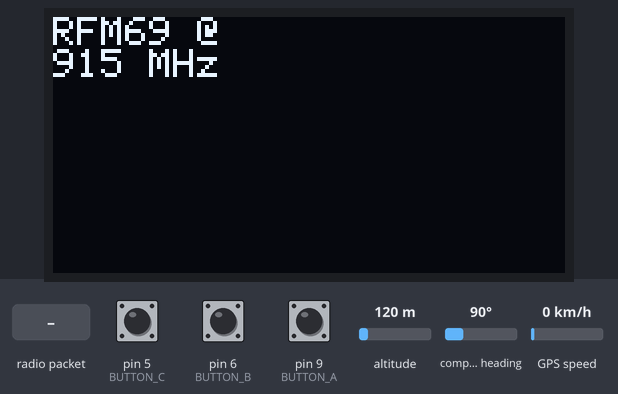
Recording of a sketch running on a simulated Arduino Mega 2560, built with avr-gcc and run on an emulated ATmega2560. Shown: 128×64 one-colour display. The test bench sets the inputs (shaded band); at power-on: pin 5 (BUTTON_C) HIGH, pin 6 (BUTTON_B) HIGH, pin 9 (BUTTON_A) HIGH, altitude 120 m, compass heading 90°, GPS speed 0 km/h. The display library's start-up logo is not drawn; the GPS gets a fix after 3 s at 37.7749, -122.4194 with 8 satellites; no radio packets arrive unless stated; what the sketch prints to the serial monitor is not drawn.

Above: at 2.8 s.
2.9 s: radio packet "1" arrives
At 4.2 s:
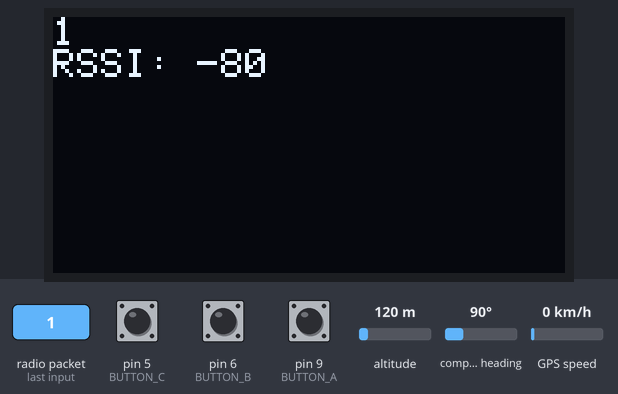
4.5 s: radio packet "0" arrives
At 5.7 s:
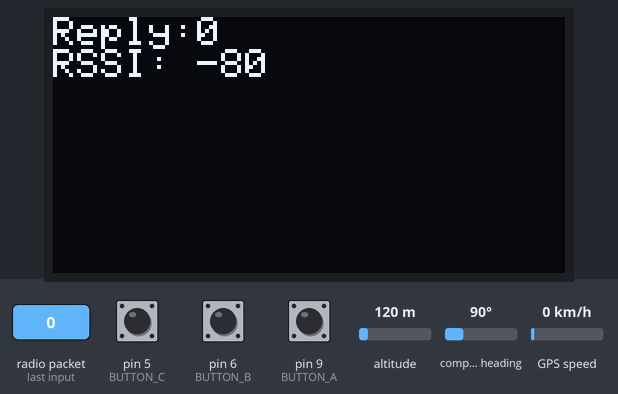
6.0 s: radio packet "2" arrives
At 6.7 s:
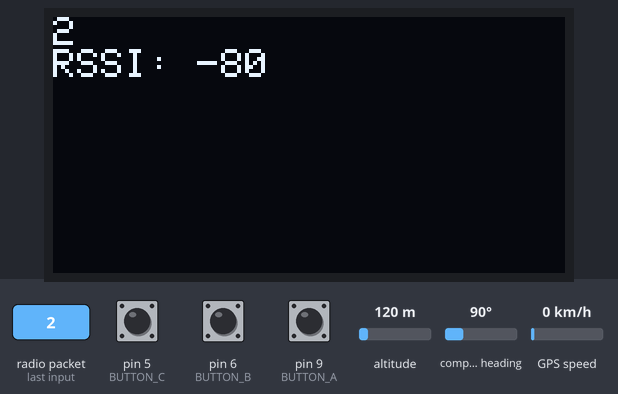
Timing chart, 0 to 9.0 s (numbered marks = the images above; inputs shaded):
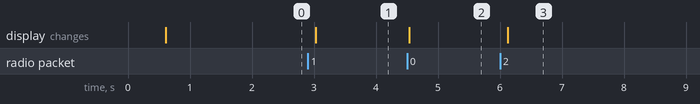

The sketch:

ClientBluesWiFiLR.ino
```cpp
// (licence header left out)
#include <SPI.h>
#include <Wire.h>
#include <RHReliableDatagram.h>
#include <RH_RF69.h>
#include <Adafruit_GFX.h>
#include <Adafruit_SSD1306.h>
#include <Adafruit_GPS.h>

// Sets TX/RX communication with the FeatherWing GPS card
#define GPSSerial Serial1

// Initialize connection with the GPS hardware
Adafruit_GPS GPS(&GPSSerial);
//Sample timer for GPS data
uint32_t timer = millis();

// Server address. Easy setting
#define DEST_ADDRESS   2

// My address. Client address.
#define MY_ADDRESS     4

//OLED object
Adafruit_SSD1306 oled = Adafruit_SSD1306();

//Button pins with Adafruit M0 Radio RFM69HCW
#define BUTTON_A 9
#define BUTTON_B 6
#define BUTTON_C 5

// Set frequency to 915 MHz
#define RF69_FREQ 915.0

// Pins definition for Feather M0 with Radio
#define RFM69_CS      8
#define RFM69_INT     3
#define RFM69_RST     4

// Radio instance.
RH_RF69 rf69(RFM69_CS, RFM69_INT);

// Sent and receive manager
RHReliableDatagram rf69_manager(rf69, MY_ADDRESS);

//Communication buffer
uint8_t buf[RH_RF69_MAX_MESSAGE_LEN];
uint8_t data[] = "  OK";

//Initialize GPS hardware
void initGPS()
{
  //Communication speed and GPS settings.
  GPS.begin(9600);
  GPS.sendCommand(PMTK_SET_NMEA_OUTPUT_RMCGGA);
  GPS.sendCommand(PMTK_SET_NMEA_UPDATE_1HZ); // 1 Hz update rate
  GPS.sendCommand(PGCMD_ANTENNA);

  delay(1000);

  GPSSerial.println(PMTK_Q_RELEASE);

  Serial.print("\nSTARTING LOGGING....");
  //Use internal GPS logger
  if (GPS.LOCUS_StartLogger())
    Serial.println(" STARTED!");
  else
    Serial.println(" no response :(");

}

// Initialize OLED display
void initDisplay(){
  // initialize with the I2C addr 0x3C
  oled.begin(SSD1306_SWITCHCAPVCC, 0x3C);
  oled.display();
  delay(500);
  oled.clearDisplay();
  oled.display();

  oled.setTextSize(1);
  oled.setTextColor(WHITE);
  oled.setCursor(0,0);
  oled.println("RFM69 @ ");
  oled.print((int)RF69_FREQ);
  oled.println(" MHz");
  oled.display();

}

//Initialize buttons
void initButtons(){
  pinMode(BUTTON_A, INPUT_PULLUP);
  pinMode(BUTTON_B, INPUT_PULLUP);
  pinMode(BUTTON_C, INPUT_PULLUP);

}

//Initialize radio.
void initRadio(){
  pinMode(RFM69_RST, OUTPUT);
  digitalWrite(RFM69_RST, LOW);

  digitalWrite(RFM69_RST, HIGH);
  delay(10);
  digitalWrite(RFM69_RST, LOW);
  delay(10);

  if (!rf69_manager.init()) {
    Serial.println("RFM69 radio init failed");
    while (1);
  }
  Serial.println("RFM69 radio init OK!");

  if (!rf69.setFrequency(RF69_FREQ)) {
    Serial.println("setFrequency failed");
  }
  rf69.setTxPower(20, true);
}

void setup()
{
  Serial.begin(115200);

  initDisplay();
  initButtons();
  initRadio();
  initGPS();

}

//Read GPS data and send it to the server.
//Parameter indicates if a geospatial label was pressed.
void refreshGPS(int btnPressed)
{
  // read data from the GPS
  char c = GPS.read();

  if (GPS.newNMEAreceived()) {
    Serial.print(GPS.lastNMEA());
    if (!GPS.parse(GPS.lastNMEA()))
      return;
  }

  //  Get a new point every 2 seconds
  if (millis() - timer > 2000) {
    timer = millis(); // reset the timer

    if (GPS.fix) {
      char radiopacket[23] = "";

      //If one of the buttons pressed send a geospatial tag.
      switch (btnPressed ){
        case 0:
            //Format GPS string.
            sprintf(radiopacket,"%.2f,%.6f,%.6f,%.2f",GPS.speed,GPS.latitudeDegrees,GPS.longitudeDegrees,GPS.altitude);
          break;
        case 1:
            sprintf(radiopacket,"Tree,%.6f,%.6f,%.2f",GPS.latitudeDegrees,GPS.longitudeDegrees,GPS.altitude);
          break;
        case 2:
            sprintf(radiopacket,"Home,%.6f,%.6f,%.2f",GPS.latitudeDegrees,GPS.longitudeDegrees,GPS.altitude);
          break;
        case 3:
            sprintf(radiopacket,"Drv,%.6f,%.6f,%.2f",GPS.latitudeDegrees,GPS.longitudeDegrees,GPS.altitude);
          break;

      }
      //Send package to server
      if (rf69_manager.sendtoWait((uint8_t *)radiopacket, strlen(radiopacket), DEST_ADDRESS)) {
        // Now wait for a reply from the server
        uint8_t len = sizeof(buf);
        uint8_t from;
        if (rf69_manager.recvfromAckTimeout(buf, &len, 2000, &from)) {
          buf[len] = 0;
          Serial.print("Reply from #");
          Serial.print(from); Serial.print(": ");
          Serial.println((char*)buf);

          oled.clearDisplay();
          oled.setCursor(0,0);
          oled.print("Reply:"); oled.println((char*)buf);
          oled.print("RSSI: "); oled.print(rf69.lastRssi());
          oled.display();

        } else {
          Serial.println("No reply");
        }
      } else {
        Serial.println("sendtoWait failed");
      }

    }
  }

}

//Program main loop.
void loop()
{
  int btnPressed = 0;
   if (rf69_manager.available()) {
    // Wait for a message addressed to us from the server
    uint8_t len = sizeof(buf);
    uint8_t from;
    //Check for acknowledge message
    if (rf69_manager.recvfromAck(buf, &len, &from))
    {
      buf[len] = 0;
      Serial.print("got request from : 0x");
      Serial.print(from, HEX);
      Serial.print(": ");
      Serial.println((char*)buf);
      Serial.print("RSSI: "); Serial.println(rf69.lastRssi(), DEC);

      // echo last button
      data[0] = buf[8];
      // Send a reply back to the originator client
      if (!rf69_manager.sendtoWait(data, sizeof(data), from))
        Serial.println("sendtoWait failed");

      oled.clearDisplay();
      oled.setCursor(0,0);
      oled.println((char*)buf);
      oled.print("RSSI: "); oled.print(rf69.lastRssi());
      oled.display();
    }
  }

//Check for button pressed.
  if (!digitalRead(BUTTON_A) || !digitalRead(BUTTON_B) || !digitalRead(BUTTON_C))
  {
    Serial.println("Button pressed!");

    //Assign geospatial code.
    if (!digitalRead(BUTTON_A)) btnPressed = 1; //Tree
    if (!digitalRead(BUTTON_B)) btnPressed = 2; //Home structure
    if (!digitalRead(BUTTON_C)) btnPressed = 3; //Driveway
  }

  refreshGPS(btnPressed);
}
```

Measured:
- after the input at 2.9 s, the display: changes after 0.13 s (image 1)
- after the input at 4.5 s, the display: changes at once (image 2)
- after the input at 6.0 s, the display: changes after 0.13 s (image 3)
